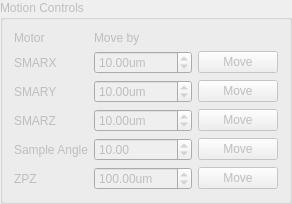
     <widget class="QGroupBox" name="groupBox">
      <property name="enabled">
       <bool>false</bool>
      </property>
      <property name="styleSheet">
       <string notr="true">font: 12pt &quot;MS Shell Dlg 2&quot;;</string>
      </property>
      <property name="title">
       <string>Motion Controls</string>
      </property>
      <layout class="QGridLayout" name="gridLayout_13">
       <item row="4" column="1">
        <widget class="QDoubleSpinBox" name="db_move_dth">
         <property name="suffix">
          <string/>
         </property>
         <property name="minimum">
          <double>-100.000000000000000</double>
         </property>
         <property name="maximum">
          <double>100.000000000000000</double>
         </property>
         <property name="singleStep">
          <double>10.000000000000000</double>
         </property>
         <property name="value">
          <double>10.000000000000000</double>
         </property>
        </widget>
       </item>
       <item row="4" column="2">
        <widget class="QPushButton" name="pb_move_dth">
         <property name="text">
          <string>Move</string>
         </property>
        </widget>
       </item>
       <item row="5" column="0">
        <widget class="QLabel" name="label_15">
         <property name="text">
          <string>ZPZ</string>
         </property>
        </widget>
       </item>
       <item row="5" column="1">
        <widget class="QDoubleSpinBox" name="db_move_zpz">
         <property name="suffix">
          <string>um</string>
         </property>
         <property name="minimum">
          <double>-10000.000000000000000</double>
         </property>
         <property name="maximum">
          <double>10000.000000000000000</double>
         </property>
         <property name="singleStep">
          <double>100.000000000000000</double>
         </property>
         <property name="value">
          <double>100.000000000000000</double>
         </property>
        </widget>
       </item>
       <item row="3" column="0">
        <widget class="QLabel" name="label_6">
         <property name="text">
          <string>SMARZ</string>
         </property>
        </widget>
       </item>
       <item row="3" column="1">
        <widget class="QDoubleSpinBox" name="db_move_smarz">
         <property name="suffix">
          <string>um</string>
         </property>
         <property name="minimum">
          <double>-100.000000000000000</double>
         </property>
         <property name="maximum">
          <double>100.000000000000000</double>
         </property>
         <property name="singleStep">
          <double>5.000000000000000</double>
         </property>
         <property name="value">
          <double>10.000000000000000</double>
         </property>
        </widget>
       </item>
       <item row="3" column="2">
        <widget class="QPushButton" name="pb_move_smarz">
         <property name="text">
          <string>Move</string>
         </property>
        </widget>
       </item>
       <item row="4" column="0">
        <widget class="QLabel" name="label_21">
         <property name="text">
          <string>Sample Angle</string>
         </property>
        </widget>
       </item>
       <item row="2" column="1">
        <widget class="QDoubleSpinBox" name="db_move_smary">
         <property name="suffix">
          <string>um</string>
         </property>
         <property name="minimum">
          <double>-100.000000000000000</double>
         </property>
         <property name="maximum">
          <double>100.000000000000000</double>
         </property>
         <property name="singleStep">
          <double>5.000000000000000</double>
         </property>
         <property name="value">
          <double>10.000000000000000</double>
         </property>
        </widget>
       </item>
       <item row="2" column="2">
        <widget class="QPushButton" name="pb_move_smary">
         <property name="text">
          <string>Move</string>
         </property>
        </widget>
       </item>
       <item row="0" column="1">
        <widget class="QLabel" name="label_8">
         <property name="styleSheet">
          <string notr="true">font: 75 12pt &quot;MS Shell Dlg 2&quot;;</string>
         </property>
         <property name="text">
          <string>Move by</string>
         </property>
        </widget>
       </item>
       <item row="0" column="0">
        <widget class="QLabel" name="label_7">
         <property name="styleSheet">
          <string notr="true">font: 75 12pt &quot;MS Shell Dlg 2&quot;;</string>
         </property>
         <property name="text">
          <string>Motor</string>
         </property>
        </widget>
       </item>
       <item row="1" column="0">
        <widget class="QLabel" name="label_3">
         <property name="text">
          <string>SMARX</string>
         </property>
        </widget>
       </item>
       <item row="2" column="0">
        <widget class="QLabel" name="label_4">
         <property name="text">
          <string>SMARY</string>
         </property>
        </widget>
       </item>
       <item row="1" column="2">
        <widget class="QPushButton" name="pb_move_smarx">
         <property name="text">
          <string>Move</string>
         </property>
        </widget>
       </item>
       <item row="1" column="1">
        <widget class="QDoubleSpinBox" name="db_move_smarx">
         <property name="suffix">
          <string>um</string>
         </property>
         <property name="minimum">
          <double>-100.000000000000000</double>
         </property>
         <property name="maximum">
          <double>100.000000000000000</double>
         </property>
         <property name="singleStep">
          <double>5.000000000000000</double>
         </property>
         <property name="value">
          <double>10.000000000000000</double>
         </property>
        </widget>
       </item>
       <item row="5" column="2">
        <widget class="QPushButton" name="pb_move_zpz">
         <property name="text">
          <string>Move</string>
         </property>
        </widget>
       </item>
      </layout>
     </widget>
